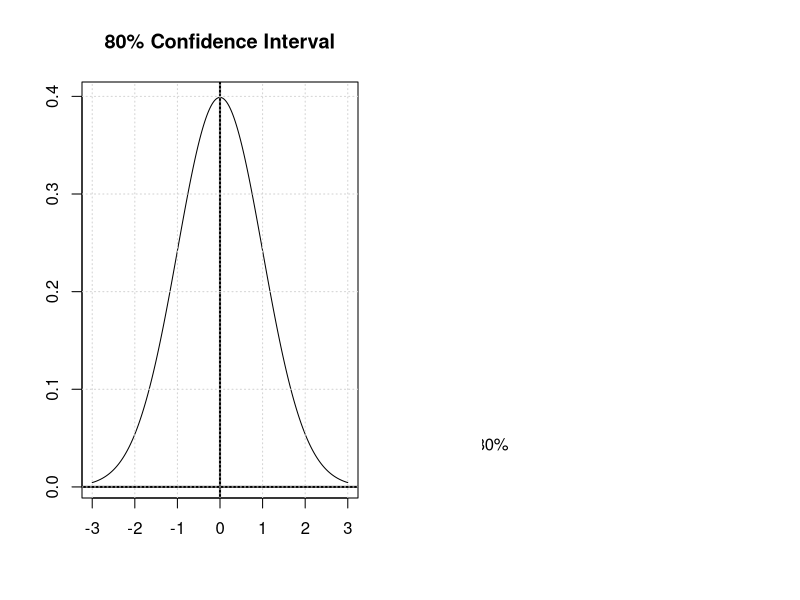
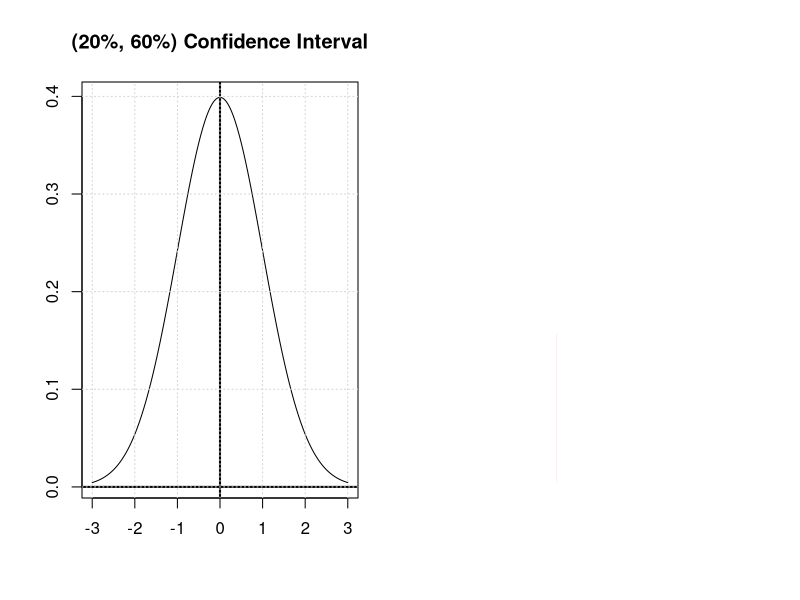

The R script that drew these images, in order:
x <- seq(-3, 3, by = .005)
# Choose the mean as 2.5 and standard deviation as 0.5.
y <- dnorm(x, mean = 0, sd = 1)

# Give the chart file a name.
# png(file = "dnorm.png")

png(file = "C:/R/script/graph/dnorm.png", width = 12, height = 5, units = "in")
png(file = "C:/R/script/graph/dnorm.png", width = 12, height = 5)
png(file = "C:/temp/dnorm.png", width = 12, height = 5, units = "in")

par(mfrow=c(1,2))
# Symetric
plot(x,y, type="n", xlab="", ylab="")
lines(x, y, lwd=1)
title("80% Confidence Interval")

abline(h=0, lwd=2); abline(v=0, lwd=2)
grid()

x10 <- qnorm(0.1)
y10 <- dnorm(x10)

plot.new()
segments( x10, 0, x1 = x10, y1 = dnorm(x10), col = 2, lwd=0.1)
segments(-x10, 0, x1 =-x10, y1 = dnorm(x10), col = 2, lwd=0.1)

text(-1.7, 0.03, "10%" )
text( 1.7, 0.03, "10%" )
text( 0.0, 0.1, "80%" )

### Asymetric
plot(x,y, type="n", xlab="", ylab="")
lines(x, y, lwd=1)
title("(20%, 60%) Confidence Interval")

abline(h=0, lwd=2); abline(v=0, lwd=2)
grid()

x20 <- qnorm(0.2)
y20 <- dnorm(x20)
x60 <- qnorm(0.6)
y60 <- dnorm(x60)

plot.new()
segments( x20, 0, x1 = x20, y1 = dnorm(x20), col = 2, lwd=0.1)
segments( x60, 0, x1 = x60, y1 = dnorm(x60), col = 2, lwd=0.1)

text(-1.4, 0.08, "20%" )
text(-0.2, 0.1, "40%" )
text( 1.2, 0.07, "40%" )

dev.off()  
  
### plot.new has not been called yet

